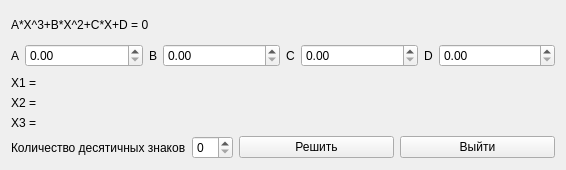
<?xml version="1.0" encoding="UTF-8"?>
<ui version="4.0">
 <class>FormCubicEquation</class>
 <widget class="QWidget" name="FormCubicEquation">
  <property name="geometry">
   <rect>
    <x>0</x>
    <y>0</y>
    <width>566</width>
    <height>170</height>
   </rect>
  </property>
  <property name="sizePolicy">
   <sizepolicy hsizetype="Fixed" vsizetype="Fixed">
    <horstretch>0</horstretch>
    <verstretch>0</verstretch>
   </sizepolicy>
  </property>
  <property name="minimumSize">
   <size>
    <width>560</width>
    <height>170</height>
   </size>
  </property>
  <property name="maximumSize">
   <size>
    <width>566</width>
    <height>170</height>
   </size>
  </property>
  <property name="baseSize">
   <size>
    <width>560</width>
    <height>170</height>
   </size>
  </property>
  <property name="windowTitle">
   <string>Решение кубических уравнений</string>
  </property>
  <layout class="QGridLayout" name="gridLayout_4">
   <item row="0" column="0">
    <layout class="QGridLayout" name="gridLayout_3">
     <item row="0" column="0" colspan="2">
      <widget class="QLabel" name="label_8">
       <property name="text">
        <string>A*X^3+B*X^2+C*X+D = 0</string>
       </property>
      </widget>
     </item>
     <item row="1" column="0">
      <layout class="QFormLayout" name="formLayout_5">
       <item row="0" column="0">
        <widget class="QLabel" name="label_4">
         <property name="text">
          <string>A</string>
         </property>
        </widget>
       </item>
       <item row="0" column="1">
        <widget class="QDoubleSpinBox" name="doubleSpinBoxA"/>
       </item>
      </layout>
     </item>
     <item row="1" column="1">
      <layout class="QFormLayout" name="formLayout_4">
       <item row="0" column="0">
        <widget class="QLabel" name="label_5">
         <property name="text">
          <string>B</string>
         </property>
        </widget>
       </item>
       <item row="0" column="1">
        <widget class="QDoubleSpinBox" name="doubleSpinBoxB"/>
       </item>
      </layout>
     </item>
     <item row="1" column="2">
      <layout class="QFormLayout" name="formLayout_3">
       <item row="0" column="0">
        <widget class="QLabel" name="label_6">
         <property name="text">
          <string>C</string>
         </property>
        </widget>
       </item>
       <item row="0" column="1">
        <widget class="QDoubleSpinBox" name="doubleSpinBoxC"/>
       </item>
      </layout>
     </item>
     <item row="1" column="3">
      <layout class="QFormLayout" name="formLayout_2">
       <item row="0" column="0">
        <widget class="QLabel" name="label_7">
         <property name="text">
          <string>D</string>
         </property>
        </widget>
       </item>
       <item row="0" column="1">
        <widget class="QDoubleSpinBox" name="doubleSpinBoxD"/>
       </item>
      </layout>
     </item>
     <item row="2" column="0" colspan="4">
      <layout class="QGridLayout" name="gridLayout_2">
       <item row="0" column="0">
        <layout class="QVBoxLayout" name="verticalLayout">
         <item>
          <widget class="QLabel" name="labelX1">
           <property name="text">
            <string>X1 = </string>
           </property>
          </widget>
         </item>
         <item>
          <widget class="QLabel" name="labelX2">
           <property name="text">
            <string>X2 = </string>
           </property>
          </widget>
         </item>
         <item>
          <widget class="QLabel" name="labelX3">
           <property name="text">
            <string>X3 = </string>
           </property>
          </widget>
         </item>
        </layout>
       </item>
       <item row="1" column="0">
        <layout class="QGridLayout" name="gridLayout">
         <item row="0" column="0">
          <layout class="QFormLayout" name="formLayout">
           <item row="0" column="0">
            <widget class="QLabel" name="label">
             <property name="text">
              <string>Количество десятичных знаков</string>
             </property>
            </widget>
           </item>
           <item row="0" column="1">
            <widget class="QSpinBox" name="spinBoxPrec"/>
           </item>
          </layout>
         </item>
         <item row="0" column="1">
          <widget class="QPushButton" name="pushButtonCalculate">
           <property name="text">
            <string>Решить</string>
           </property>
          </widget>
         </item>
         <item row="0" column="2">
          <widget class="QPushButton" name="pushButtonExit">
           <property name="text">
            <string>Выйти</string>
           </property>
          </widget>
         </item>
        </layout>
       </item>
      </layout>
     </item>
    </layout>
   </item>
  </layout>
 </widget>
 <resources/>
 <connections/>
</ui>
